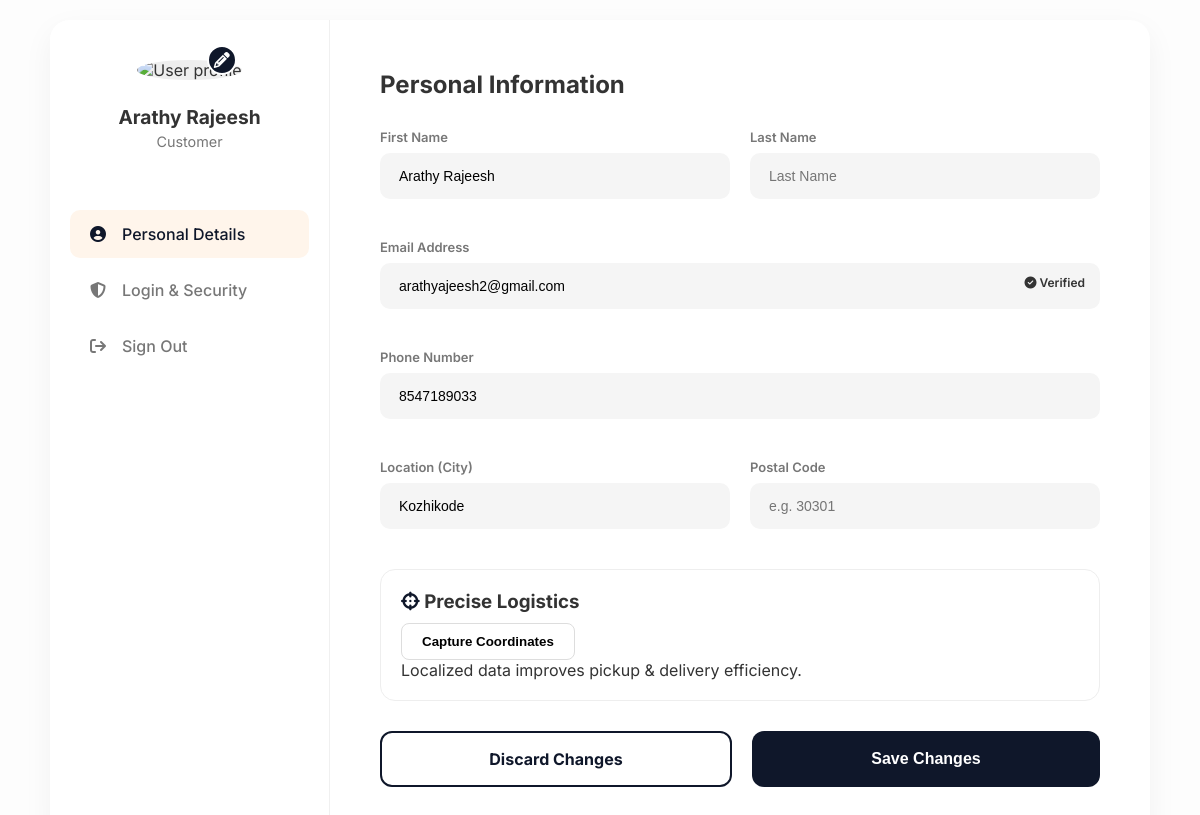
Page /profile/edit/ (signed in) on the earlier database version.
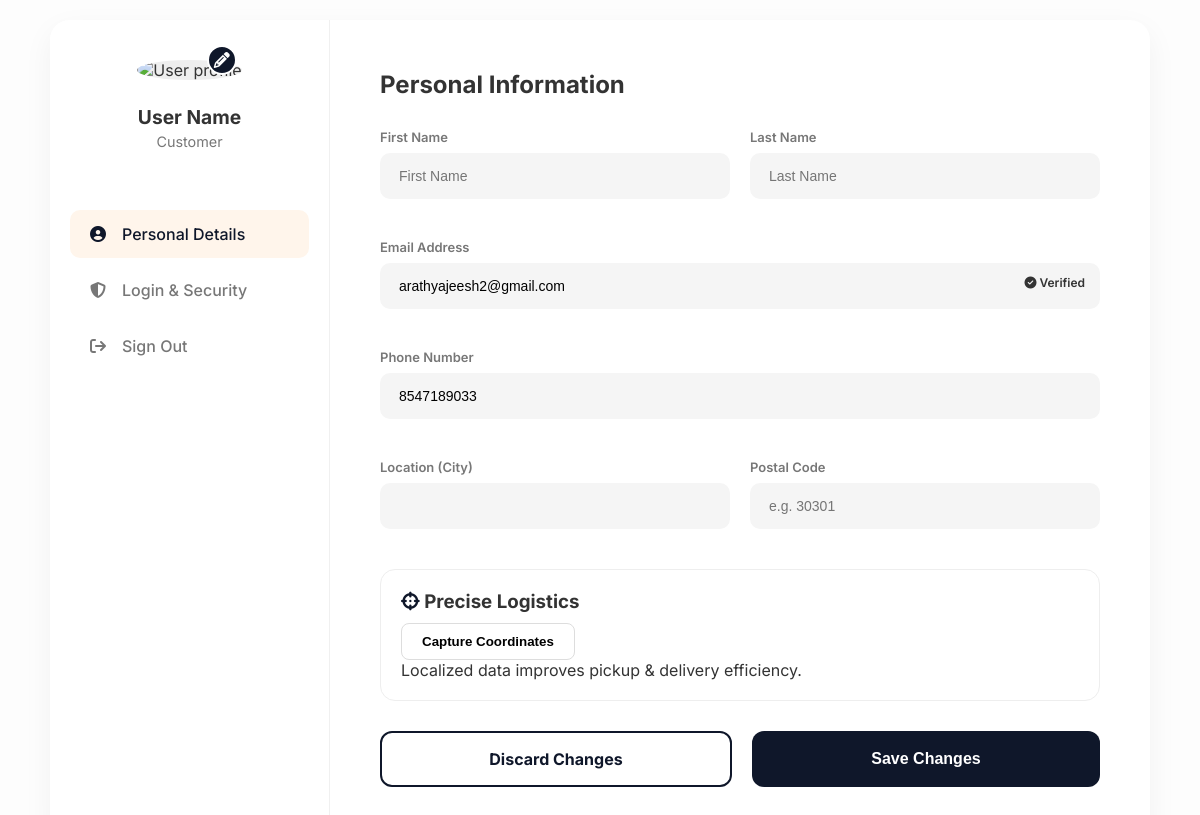
Same page on the later database version.
### shop/models.py (models this page shows, shortened)
class Profile(models.Model):
    user = models.OneToOneField(User, on_delete=models.CASCADE)
    full_name = models.CharField(max_length=100, blank=True)
    phone = models.CharField(max_length=15, blank=True)
    profile_image = CloudinaryField('image', blank=True, null=True)
    city = models.CharField(max_length=100, blank=True)
    latitude = models.FloatField(blank=True, null=True)
    longitude = models.FloatField(blank=True, null=True)
    email_verified = models.BooleanField(default=False)
    notifications_enabled = models.BooleanField(default=True)
    login_email_sent = models.BooleanField(default=False)

### shop/views.py (the view)
# urls.py: path("profile/edit/", views.edit_profile, name="edit_profile"),
@login_required
def edit_profile(request):
    profile, created = Profile.objects.get_or_create(user=request.user)
    if request.method == "POST":
        form = ProfileForm(request.POST, request.FILES, instance=profile)
        if form.is_valid():
            profile = form.save(commit=False)
            lat = request.POST.get("latitude")
            lng = request.POST.get("longitude")
            city = request.POST.get("city")
            if lat and lng:
                try:
                    profile.latitude = float(lat)
                    profile.longitude = float(lng)
                except ValueError:
                    pass
            if city:
                profile.city = city
            profile.save()
            messages.success(request, "Your profile and logistics data have been updated.")
            return redirect("profile")
        else:
            messages.error(request, "There was an error with your submission. Please check the form.")
    else:
        form = ProfileForm(instance=profile)
    return render(request, "edit_profile.html", {
        "form": form,
        "profile": profile
    })

### shop/forms.py
class ProfileForm(forms.ModelForm):
    class Meta:
        model = Profile
        fields = ['full_name', 'phone', 'profile_image', 'city']

### shop/templates/edit_profile.html (shortened to what this page needs)
{% load static %}
<!DOCTYPE html>
<html lang="en">
<head>
    <link rel="stylesheet" href="https://cdnjs.cloudflare.com/ajax/libs/font-awesome/6.5.0/css/all.min.css">
</head>
<body>
<div class="dashboard-container">
    <aside class="sidebar">
        <div class="avatar-container">
            <div class="avatar-wrapper">
                <img id="imgPreview"
                        src="{% if profile.profile_image %}{{ profile.profile_image.url }}{% else %}{% static 'images/default_profile.png' %}{% endif %}"
                        class="profile-img"
                        alt="User profile">
                <label for="{{ form.profile_image.id_for_label }}" class="avatar-btn">
                    <i class="fa-solid fa-pencil"></i>
                </label>
            </div>
            <h2 class="user-name">{{ profile.full_name|default:"User Name" }}</h2>
            <p class="user-role">Customer</p>
        </div>
        <nav class="side-nav">
            <a href="{% url 'edit_profile' %}" class="nav-item active">
                <i class="fa-solid fa-circle-user"></i> Personal Details
            </a>
            <a href="{% url 'password_change' %}" class="nav-item ">
                <i class="fa-solid fa-shield-halved"></i> Login & Security
            </a>
            <a href="{% url 'logout' %}" class="nav-item">
                <i class="fa-solid fa-arrow-right-from-bracket"></i> Sign Out
            </a>
        </nav>
    </aside>
    <main class="main-content">
        <h1>Personal Information</h1>
        <form method="POST" enctype="multipart/form-data">
            <div class="form-grid">
                <div class="form-section">
                    <label class="section-label">First Name</label>
                    <input type="text" class="form-input" value="{{ profile.full_name|default:'' }}" placeholder="First Name">
                </div>
                <div class="form-section">
                    <label class="section-label">Last Name</label>
                    <input type="text" class="form-input" placeholder="Last Name">
                </div>
                <div class="form-section full-width">
                    <label class="section-label">Email Address</label>
                    <div style="position:relative">
                        <input type="email" class="form-input" value="{{ request.user.email }}" readonly>
                        <span style="position:absolute; right:15px; top:12px; color:var(--success); font-size: 12px; font-weight:600">
                             <i class="fa-solid fa-circle-check"></i> Verified
                        </span>
                    </div>
                </div>
                <div class="form-section full-width">
                    <label class="section-label">Phone Number</label>
                    <div class="input-group">
                        {{ form.phone }}
                    </div>
                </div>
                <div class="form-section">
                    <label class="section-label">Location (City)</label>
                    <div class="input-group">
                        {{ form.city }}
                    </div>
                </div>
                <div class="form-section">
                    <label class="section-label">Postal Code</label>
                    <input type="text" class="form-input" placeholder="e.g. 30301">
                </div>
            </div>
            <div class="util-card">
                <h3><i class="fa-solid fa-crosshairs" style="color: var(--primary-orange);"></i> Precise Logistics</h3>
                <button type="button" id="geoBtn" class="btn-detect">
                    Capture Coordinates
                </button>
                <div id="statusMsg" class="util-status">
                    Localized data improves pickup & delivery efficiency.
                </div>
            </div>
            <div class="footer-actions">
                <a href="{% url 'dashboard' %}" class="discard-btn">Discard Changes</a>
                <button type="submit" class="submit-btn">Save Changes</button>
            </div>
        </form>
    </main>
</div>
</body>
</html>

Differences in the rows shown:
changed Profile: full_name "Arathy Rajeesh" → "User Name"; city "Kozhikode" → (not shown); full_name "Arathy Rajeesh" → (not shown)
